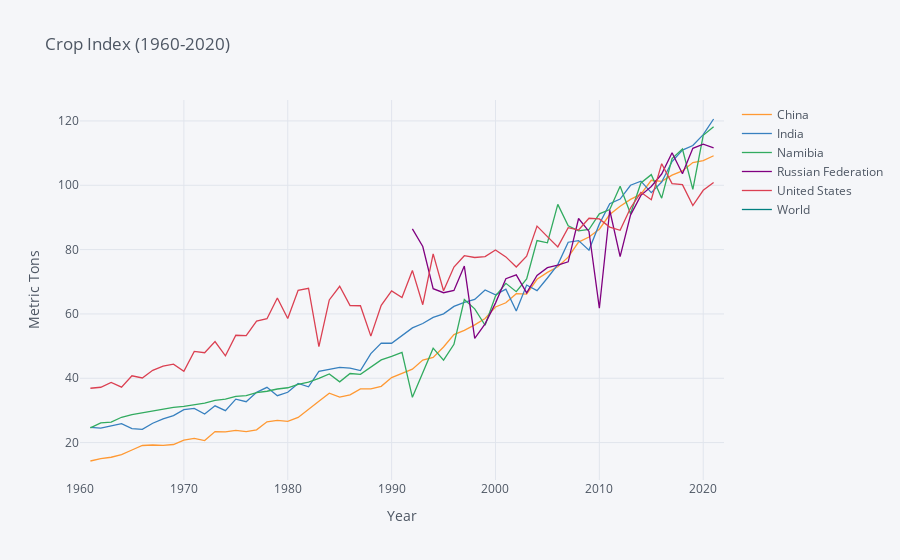

Source (notebook cell):
### Markdown cell above
### Crop Index: Namibia and the World

### Code cell
y = {"AG.PRD.CROP.XD":"Crop index"}

x=["NAM","USA","IND","CHN","RUS","WLD"]

geo = (fix_date_index(wbdata.get_dataframe(y,country=x)).squeeze().unstack('country'))
geo.iplot(xTitle="Year",yTitle="Metric Tons", title="Crop Index (1960-2020)")
